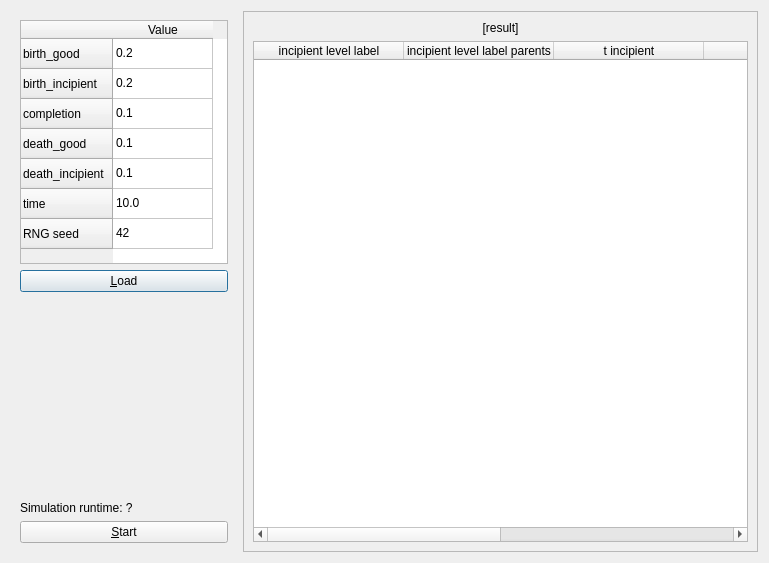
<?xml version="1.0" encoding="UTF-8"?>
<ui version="4.0">
 <class>pbd_qtmaindialog</class>
 <widget class="QDialog" name="pbd_qtmaindialog">
  <property name="geometry">
   <rect>
    <x>0</x>
    <y>0</y>
    <width>769</width>
    <height>563</height>
   </rect>
  </property>
  <property name="windowTitle">
   <string>PBD</string>
  </property>
  <layout class="QHBoxLayout" name="horizontalLayout">
   <item>
    <widget class="QWidget" name="left_menu_bar_part" native="true">
     <property name="sizePolicy">
      <sizepolicy hsizetype="Maximum" vsizetype="Preferred">
       <horstretch>0</horstretch>
       <verstretch>0</verstretch>
      </sizepolicy>
     </property>
     <layout class="QVBoxLayout" name="verticalLayout">
      <item>
       <widget class="QTableWidget" name="parameters">
        <property name="sizeAdjustPolicy">
         <enum>QAbstractScrollArea::AdjustToContents</enum>
        </property>
        <row>
         <property name="text">
          <string>birth_good</string>
         </property>
        </row>
        <row>
         <property name="text">
          <string>birth_incipient</string>
         </property>
        </row>
        <row>
         <property name="text">
          <string>completion</string>
         </property>
        </row>
        <row>
         <property name="text">
          <string>death_good</string>
         </property>
        </row>
        <row>
         <property name="text">
          <string>death_incipient</string>
         </property>
        </row>
        <row>
         <property name="text">
          <string>time</string>
         </property>
        </row>
        <row>
         <property name="text">
          <string>RNG seed</string>
         </property>
        </row>
        <column>
         <property name="text">
          <string>Value</string>
         </property>
        </column>
        <item row="0" column="0">
         <property name="text">
          <string>0.2</string>
         </property>
        </item>
        <item row="1" column="0">
         <property name="text">
          <string>0.2</string>
         </property>
        </item>
        <item row="2" column="0">
         <property name="text">
          <string>0.1</string>
         </property>
        </item>
        <item row="3" column="0">
         <property name="text">
          <string>0.1</string>
         </property>
        </item>
        <item row="4" column="0">
         <property name="text">
          <string>0.1</string>
         </property>
        </item>
        <item row="5" column="0">
         <property name="text">
          <string>10.0</string>
         </property>
        </item>
        <item row="6" column="0">
         <property name="text">
          <string>42</string>
         </property>
        </item>
       </widget>
      </item>
      <item>
       <widget class="QPushButton" name="button_load">
        <property name="text">
         <string>&amp;Load</string>
        </property>
       </widget>
      </item>
      <item>
       <spacer name="verticalSpacer">
        <property name="orientation">
         <enum>Qt::Vertical</enum>
        </property>
        <property name="sizeHint" stdset="0">
         <size>
          <width>20</width>
          <height>40</height>
         </size>
        </property>
       </spacer>
      </item>
      <item>
       <widget class="QLabel" name="label_sim_runtime">
        <property name="text">
         <string>Simulation runtime: ?</string>
        </property>
       </widget>
      </item>
      <item>
       <widget class="QPushButton" name="start">
        <property name="text">
         <string>&amp;Start</string>
        </property>
       </widget>
      </item>
     </layout>
    </widget>
   </item>
   <item>
    <widget class="QScrollArea" name="scroll_area">
     <property name="widgetResizable">
      <bool>true</bool>
     </property>
     <widget class="QWidget" name="scroll_area_contents">
      <property name="geometry">
       <rect>
        <x>0</x>
        <y>0</y>
        <width>561</width>
        <height>541</height>
       </rect>
      </property>
      <layout class="QVBoxLayout" name="verticalLayout_3">
       <item>
        <widget class="QLabel" name="png">
         <property name="text">
          <string>[result]</string>
         </property>
         <property name="alignment">
          <set>Qt::AlignCenter</set>
         </property>
        </widget>
       </item>
       <item>
        <widget class="QTableWidget" name="l_table">
         <property name="sizeAdjustPolicy">
          <enum>QAbstractScrollArea::AdjustToContents</enum>
         </property>
         <property name="editTriggers">
          <set>QAbstractItemView::NoEditTriggers</set>
         </property>
         <property name="alternatingRowColors">
          <bool>true</bool>
         </property>
         <attribute name="horizontalHeaderDefaultSectionSize">
          <number>150</number>
         </attribute>
         <attribute name="horizontalHeaderStretchLastSection">
          <bool>true</bool>
         </attribute>
         <column>
          <property name="text">
           <string>incipient level label</string>
          </property>
         </column>
         <column>
          <property name="text">
           <string>incipient level label parents</string>
          </property>
         </column>
         <column>
          <property name="text">
           <string>t incipient</string>
          </property>
         </column>
         <column>
          <property name="text">
           <string>t good</string>
          </property>
         </column>
         <column>
          <property name="text">
           <string>t extinction</string>
          </property>
         </column>
         <column>
          <property name="text">
           <string>species level label</string>
          </property>
         </column>
        </widget>
       </item>
      </layout>
     </widget>
    </widget>
   </item>
  </layout>
 </widget>
 <resources/>
 <connections/>
</ui>
